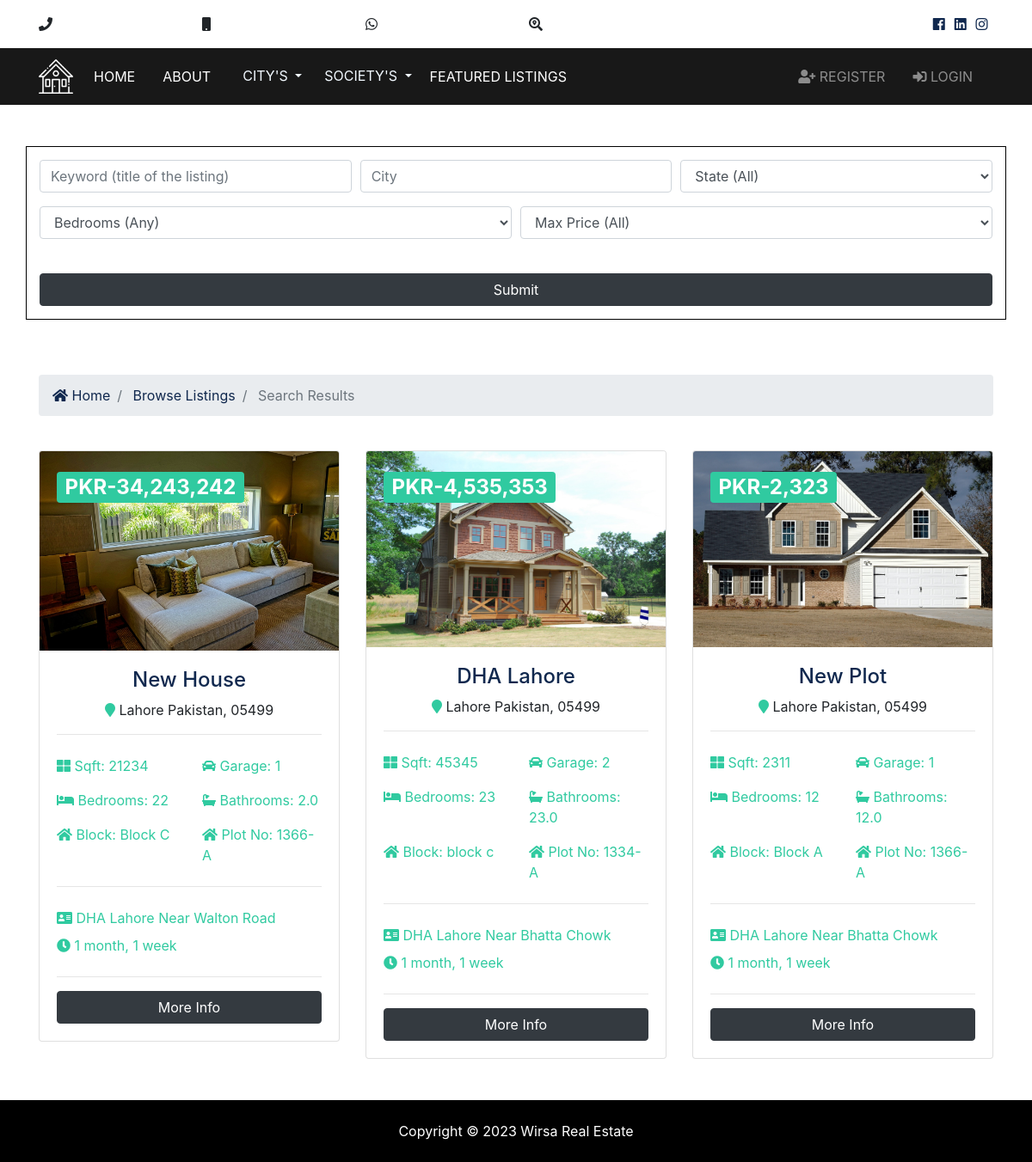
The page /listings/search on the database its author committed.
### listings/models.py (models this page shows, shortened)
class Listing(models.Model):
    socity_phase_sector = models.ForeignKey(Socity_phase_Sector, on_delete=models.CASCADE, default=None)
    title = models.CharField(max_length=200)
    address = models.CharField(max_length=200, null=True)
    block = models.CharField(max_length=200, null=True)
    plot_no = models.CharField(max_length=200, null=True)
    description = RichTextField(blank=True, null=True)
    video_url = models.CharField(max_length=1000, null=True)
    price = models.IntegerField(null=True)
    bedrooms = models.IntegerField(null=True)
    bathrooms = models.DecimalField(max_digits=4, decimal_places=1, null=True)
    garage = models.IntegerField(default=0)
    square_foot = models.IntegerField(null=True)
    plot_size = models.DecimalField(max_digits=5, decimal_places=1, null=True)
    photo_main = models.ImageField(upload_to='photos/%Y/%m/%d/', blank=True)
    photo_1 = models.ImageField(upload_to='photos/%Y/%m/%d/', blank=True)
    photo_2 = models.ImageField(upload_to='photos/%Y/%m/%d/', blank=True)
    photo_3 = models.ImageField(upload_to='photos/%Y/%m/%d/', blank=True)
    photo_4 = models.ImageField(upload_to='photos/%Y/%m/%d/', blank=True)
    photo_5 = models.ImageField(upload_to='photos/%Y/%m/%d/', blank=True)
    photo_6 = models.ImageField(upload_to='photos/%Y/%m/%d/', blank=True)
    is_published = models.BooleanField(default=True)
    list_date = models.DateTimeField(default=datetime.now, blank=True)
    created_at = models.DateTimeField(auto_now_add=True, blank=True)
    updated_at = models.DateTimeField(auto_now=True, blank=True)
    class Meta:
        verbose_name = "19. Plot Listing"

class Socity_phase_Sector(models.Model):
    society = models.ForeignKey(Society, on_delete=models.CASCADE, default=None)
    society_phase = models.ForeignKey(Socity_phase, on_delete=models.CASCADE)
    society_sector = models.ForeignKey(Socity_Sector, on_delete=models.CASCADE)
    is_published = models.BooleanField(default=True)
    list_date = models.DateTimeField(default=datetime.now, blank=True)
    created_at = models.DateTimeField(auto_now_add=True, blank=True)
    updated_at = models.DateTimeField(auto_now=True, blank=True)
    class Meta:
        verbose_name = "18. Society Phase and Sector"
        unique_together = ('society', 'society_phase','society_sector')

class Society(models.Model):
    city = models.ForeignKey(city, on_delete=models.CASCADE)
    title = models.CharField(max_length=200)
    address = models.CharField(max_length=200)
    state = models.CharField(max_length=100)
    zipcode = models.CharField(max_length=20)
    photo_main = models.ImageField(upload_to='photos/%Y/%m/%d/')
    description = RichTextField(blank=True, null=True)
    is_published = models.BooleanField(default=True)
    list_date = models.DateTimeField(default=datetime.now, blank=True)
    created_at= models.DateTimeField(auto_now_add=True, blank=True)
    updated_at= models.DateTimeField(auto_now=True, blank=True)
    class Meta:
        verbose_name = "02. Society Name"

class city(models.Model):
    title = models.CharField(max_length=200, unique=True)
    photo_main = models.ImageField(upload_to='photos/%Y/%m/%d/')
    is_published = models.BooleanField(default=True)
    list_date = models.DateTimeField(default=datetime.now, blank=True)
    created_at = models.DateTimeField(auto_now_add=True, blank=True)
    updated_at = models.DateTimeField(auto_now=True, blank=True)
    def __str__(self):
        return self.title
    class Meta:
        verbose_name = "01. Society City"

### listings/views.py (the view)
# urls.py: path('search', views.search, name='search'),
def search(request):
  queryset_list = Listing.objects.order_by('-list_date').filter(is_published=True)
  city_data = city.objects.order_by('-list_date').filter(is_published=True)
  society_dropdown = Society.objects.order_by('-list_date').filter(is_published=True)
  if 'keywords' in request.GET:
    keywords = request.GET['keywords']
    if keywords:
      queryset_list = queryset_list.filter(title__icontains=keywords)
  if 'city' in request.GET:
    city1 = request.GET.get('city')
    if city1:
      queryset_list = queryset_list.filter(socity_phase_sector__society__city__title__contains=city1)
  if 'state' in request.GET:
    state = request.GET['state']
    if state:
      queryset_list = queryset_list.filter(socity_phase_sector__society__state__contains=state)
  if 'bedrooms' in request.GET:
    bedrooms = request.GET['bedrooms']
    if bedrooms:
      queryset_list = queryset_list.filter(bedrooms__lte=bedrooms)
  if 'price' in request.GET:
    price = request.GET['price']
    if price:
      queryset_list = queryset_list.filter(price__lte=price)
  context = {
    'city_dropdown': city_data,
    'society_dropdowns': society_dropdown,
    'state_choices': state_choices,
    'bedroom_choices': bedroom_choices,
    'price_choices': price_choices,
    'listings': queryset_list,
    'values': request.GET
  }
  return render(request, 'listings/search.html', context)

### templates/listings/search.html (shortened to what this page needs)
{% extends 'base.html' %}
{% load humanize %}
{% load static %}
{% block content %}
<section id="showcase-inner" class="showcase-search text-dark py-5">
    <div class="container" style="border: 1px solid black; padding-bottom: 15px; padding-top: 15px;">
      <div class="row text-center">
        <div class="col-md-12">
          <form action="{% url 'search' %}">
            <div class="form-row">
              <div class="col-md-4 mb-3">
                <input type="text" name="keywords" class="form-control" placeholder="Keyword (title of the listing)" value="{{ values.keywords }}">
              </div>
              <div class="col-md-4 mb-3">
                <input type="text" name="city" class="form-control" placeholder="City" value="{{ values.city }}">
              </div>
              <div class="col-md-4 mb-3">
                <select name="state" class="form-control">
                  <option selected="true" disabled="disabled">State (All)</option>
                </select>
              </div>
            </div>
            <div class="form-row">
              <div class="col-md-6 mb-3">
                <select name="bedrooms" class="form-control">
                  <option selected="true" disabled="disabled">Bedrooms (Any)</option>
                </select>
              </div>
              <div class="col-md-6 mb-3">
                <select name="price" class="form-control">
                  <option selected="true" disabled="disabled">Max Price (All)</option>
                </select>
              </div>
            </div>
            <button class="btn btn-dark btn-block mt-4" type="submit">Submit</button>
          </form>
        </div>
      </div>
    </div>
  </section>
  <section id="bc" class="mt-3">
    <div class="container">
      <nav aria-label="breadcrumb">
        <ol class="breadcrumb">
          <li class="breadcrumb-item">
            <a href="{% url 'index' %}">
              <i class="fas fa-home"></i> Home</a>
          </li>
          <li class="breadcrumb-item">
            <a href="{% url 'listings' %}">Browse Listings</a>
          </li>
          <li class="breadcrumb-item active"> Search Results</li>
        </ol>
      </nav>
    </div>
  </section>
  <section id="listings" class="py-4">
    <div class="container">
      <div class="row">
        {% if listings %}
          {% for listing in listings %}
          <div class="col-md-6 col-lg-4 mb-4">
              <div class="card listing-preview">
                <img class="card-img-top" src="{{ listing.photo_main.url }}" alt="">
                <div class="card-img-overlay">
                  <h2>
                    <span class="badge badge-secondary text-white">PKR-{{ listing.price | intcomma }}</span>
                  </h2>
                </div>
                <div class="card-body">
                  <div class="listing-heading text-center">
                    <h4 class="text-primary">{{ listing.title }}</h4>
                    <p>
                      <i class="fas fa-map-marker text-secondary"></i> {{ listing.socity_phase_sector.society.city }} {{ listing.socity_phase_sector.society.state }}, {{ listing.socity_phase_sector.society.zipcode }}</p>
                  </div>
                  <hr>
                  <div class="row py-2 text-secondary">
                    <div class="col-6">
                      <i class="fas fa-th-large"></i> Sqft: {{ listing.square_foot }}</div>
                    <div class="col-6">
                      <i class="fas fa-car"></i> Garage: {{ listing.garage }}</div>
                  </div>
                  <div class="row py-2 text-secondary">
                    <div class="col-6">
                      <i class="fas fa-bed"></i> Bedrooms: {{ listing.bedrooms }}</div>
                    <div class="col-6">
                      <i class="fas fa-bath"></i> Bathrooms: {{ listing.bathrooms }}</div>
                  </div>
                                                          <div class="row py-2 text-secondary">
                    <div class="col-6">
                      <i class="fas fa-home"></i> Block: {{ listing.block }}</div>
                    <div class="col-6">
                      <i class="fas fa-home"></i> Plot No: {{ listing.plot_no }}</div>
                  </div>
                  <hr>
                                                          <div class="row py-2 text-secondary">
                    <div class="col-12">
                      <i class="fas fa-address-card"></i> {{ listing.address }}</div>
                  </div>
                  <div class="row text-secondary pb-2">
                    <div class="col-12">
                      <i class="fas fa-clock"></i> {{ listing.list_date | timesince }}</div>
                  </div>
                  <hr>
                  <a href="{% url 'listing' listing.id %}" class="btn btn-dark btn-block">More Info</a>
                </div>
              </div>
            </div>
          {% endfor %}
        {% else %}
          <div class="col-md-12">
            <p>No Listings Available</p>
          </div>
        {% endif %}
      </div>
    </div>
  </section>
  {% endblock %}

### realestate/static/css/all.css (style rules this page uses)
.fa, .fas, .far, .fal, .fab { -moz-osx-font-smoothing: grayscale; -webkit-font-smoothing: antialiased; display: inline-block; font-style: normal; font-variant: normal; text-rendering: auto; line-height: 1; }
.fa-address-card:before { content: "\f2bb"; }
.fa-bath:before { content: "\f2cd"; }
.fa-bed:before { content: "\f236"; }
.fa-car:before { content: "\f1b9"; }
.fa-clock:before { content: "\f017"; }
.fa-home:before { content: "\f015"; }
.fa-map-marker:before { content: "\f041"; }
.fa-th-large:before { content: "\f009"; }
.fa, .fas { font-family: 'Font Awesome 5 Free'; font-weight: 900; }

### realestate/static/css/style.css (style rules this page uses)
img { width: 100%; }
#showcase-inner { background: url(../img/building.jpg) no-repeat top center fixed/cover; position: relative; overflow: hidden; min-height: 200px; }
#showcase-inner::before { content: ''; position: absolute; top: 0; left: 0; min-height: 100%; width: 100%; }
#showcase-inner.showcase-search { min-height: 270px; }
.listing-preview a { position: relative; }

### rows shown on the page
Listing: photo_main (picture), price "34,243,242", title "New House", socity_phase_sector.society.city "Lahore", socity_phase_sector.society.state "Pakistan", socity_phase_sector.society.zipcode "05499", square_foot "21234", garage "1", bedrooms "22", bathrooms "2.0", block "Block C", plot_no "1366-A", address "DHA Lahore Near Walton Road", list_date "1 month, 1 week"
Listing: photo_main (picture), price "4,535,353", title "DHA Lahore", socity_phase_sector.society.city "Lahore", socity_phase_sector.society.state "Pakistan", socity_phase_sector.society.zipcode "05499", square_foot "45345", garage "2", bedrooms "23", bathrooms "23.0", block "block c", plot_no "1334-A", address "DHA Lahore Near Bhatta Chowk", list_date "1 month, 1 week"
Listing: photo_main (picture), price "2,323", title "New Plot", socity_phase_sector.society.city "Lahore", socity_phase_sector.society.state "Pakistan", socity_phase_sector.society.zipcode "05499", square_foot "2311", garage "1", bedrooms "12", bathrooms "12.0", block "Block A", plot_no "1366-A", address "DHA Lahore Near Bhatta Chowk", list_date "1 month, 1 week"
